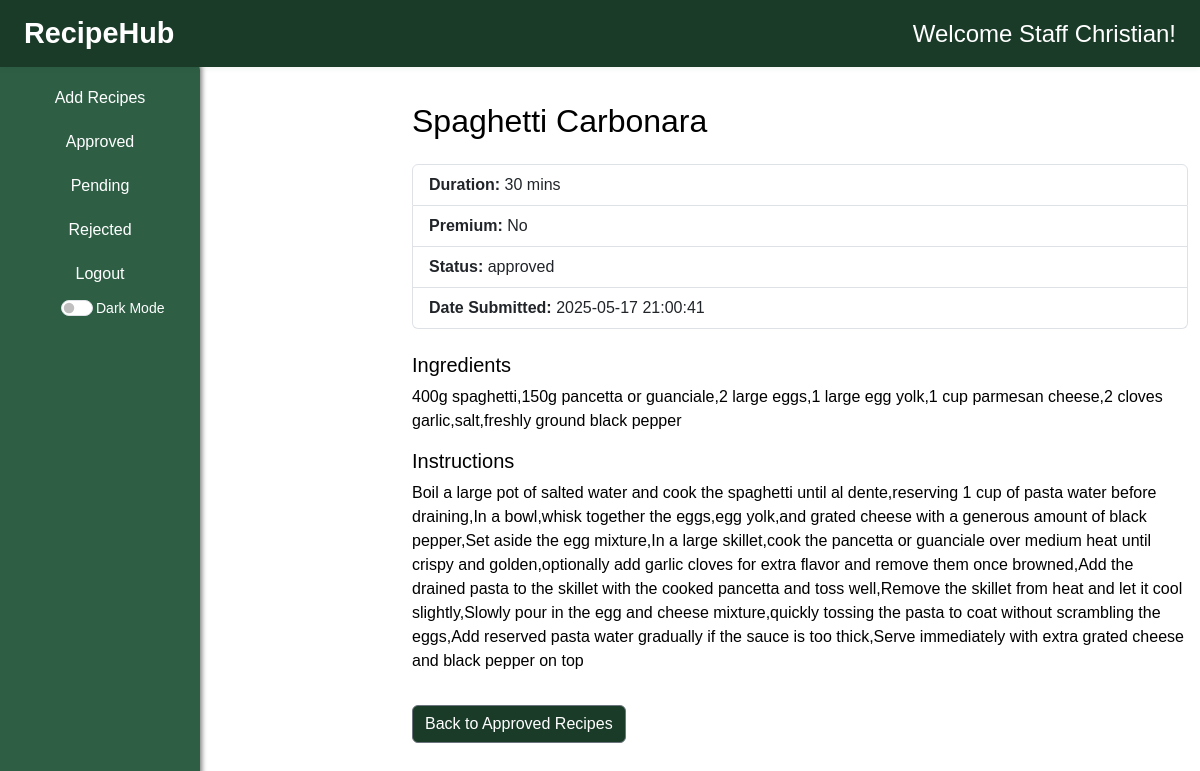
The app's page /staff/recipe/1 (signed in) with its own data.
### tables this page shows
CREATE TABLE Recipes (
      id INTEGER PRIMARY KEY AUTOINCREMENT,
      title TEXT,
      ingredients TEXT,
      instructions TEXT,
      duration INTEGER,
      isPremium INTEGER DEFAULT 0,
      status TEXT DEFAULT 'pending',
      staff_id INTEGER,
      createdAt TIMESTAMP DEFAULT CURRENT_TIMESTAMP, image TEXT, courseType TEXT,
      FOREIGN KEY (staff_id) REFERENCES Staff(id)
    );

### app.py (the view)
@app.route('/staff/recipe/<int:recipe_id>')
def view_staff_recipe(recipe_id):
    if 'user_id' not in session or session['role'] != 'staff':
        flash("Unauthorized access.", "danger")
        return redirect(url_for('login'))
    db = get_db_connection()
    cursor = db.cursor()
    cursor.execute("SELECT * FROM Recipes WHERE id = ? AND staff_id = ?",
                   (recipe_id, session['user_id']))
    recipe = cursor.fetchone()
    db.close()
    if not recipe:
        flash("Recipe not found or access denied.", "warning")
        return redirect(url_for('shome'))
    return render_template('staff/view_recipe.html', recipe=recipe)

### db_setup.py (called while the page is built)
def get_db_connection():
  conn = sqlite3.connect('RecipeHub.db')
  conn.row_factory = sqlite3.Row
  return conn

### templates/staff/view_recipe.html (shortened to what this page needs)
{% extends "staff/staff_base.html" %}
{% block body %}
<div class="container">
  <h2 class="mb-4">{{ recipe.title }}</h2>
  <ul class="list-group">
    <li class="list-group-item"><strong>Duration:</strong> {{ recipe.duration }} mins</li>
    <li class="list-group-item"><strong>Premium:</strong> {{ 'Yes' if recipe.isPremium else 'No' }}</li>
    <li class="list-group-item"><strong>Status:</strong> {{ recipe.status }}</li>
    <li class="list-group-item"><strong>Date Submitted:</strong> {{ recipe.createdAt }}</li>
  </ul>
  <div class="mt-4">
    <h5>Ingredients</h5>
    <p>{{ recipe.ingredients }}</p>
    <h5>Instructions</h5>
    <p>{{ recipe.instructions }}</p>
  </div>
  <a href="{{ url_for('view_status', status=recipe.status) }}" class="btn btn-secondary mt-3">Back to {{ recipe.status.title() }} Recipes</a>
</div>
{% endblock %}

### static/staff_base.css (style rules this page uses)
*, *::before, *::after { margin: 0; padding: 0; box-sizing: border-box; }
html, body { height: 100%; font-family: 'Poppins', sans-serif; color: black; background-color: white; overflow-x: hidden; }
body { min-height: 100vh; }
.btn { background-color: #1B3B29; }

### static/add_recipe.css (style rules this page uses)
body { transition: background-color 0.3s, color 0.3s; }

### records on screen
Recipes: title "Spaghetti Carbonara", duration "30", isPremium "No", status "approved", createdAt "2025-05-17 21:00:41", ingredients "400g spaghetti,150g pancetta or guanciale,2 large eggs,1 large egg yolk,1 cup parmesan cheese,2 cloves garlic,salt,freshly ground black pepper", instructions "Boil a large pot of salted water and cook the spaghetti until al dente,reserving 1 cup of pasta water before draining,In a bowl,whisk together the eggs,egg yolk,and grated cheese with a generous amount of black pepper,Set aside the egg mixture,In a large skillet,cook the pancetta or guanciale over medium heat until crispy and golden,optionally add garlic cloves for extra flavor and remove them once browned,Add the drained pasta to the skillet with the cooked pancetta and toss well,Remove the skillet from heat and let it cool slightly,Slowly pour in the egg and cheese mixture,quickly tossing the pasta to coat without scrambling the eggs,Add reserved pasta water gradually if the sauce is too…", status "Approved"

### other values on screen
{{ session['name'] }} "Christian"
